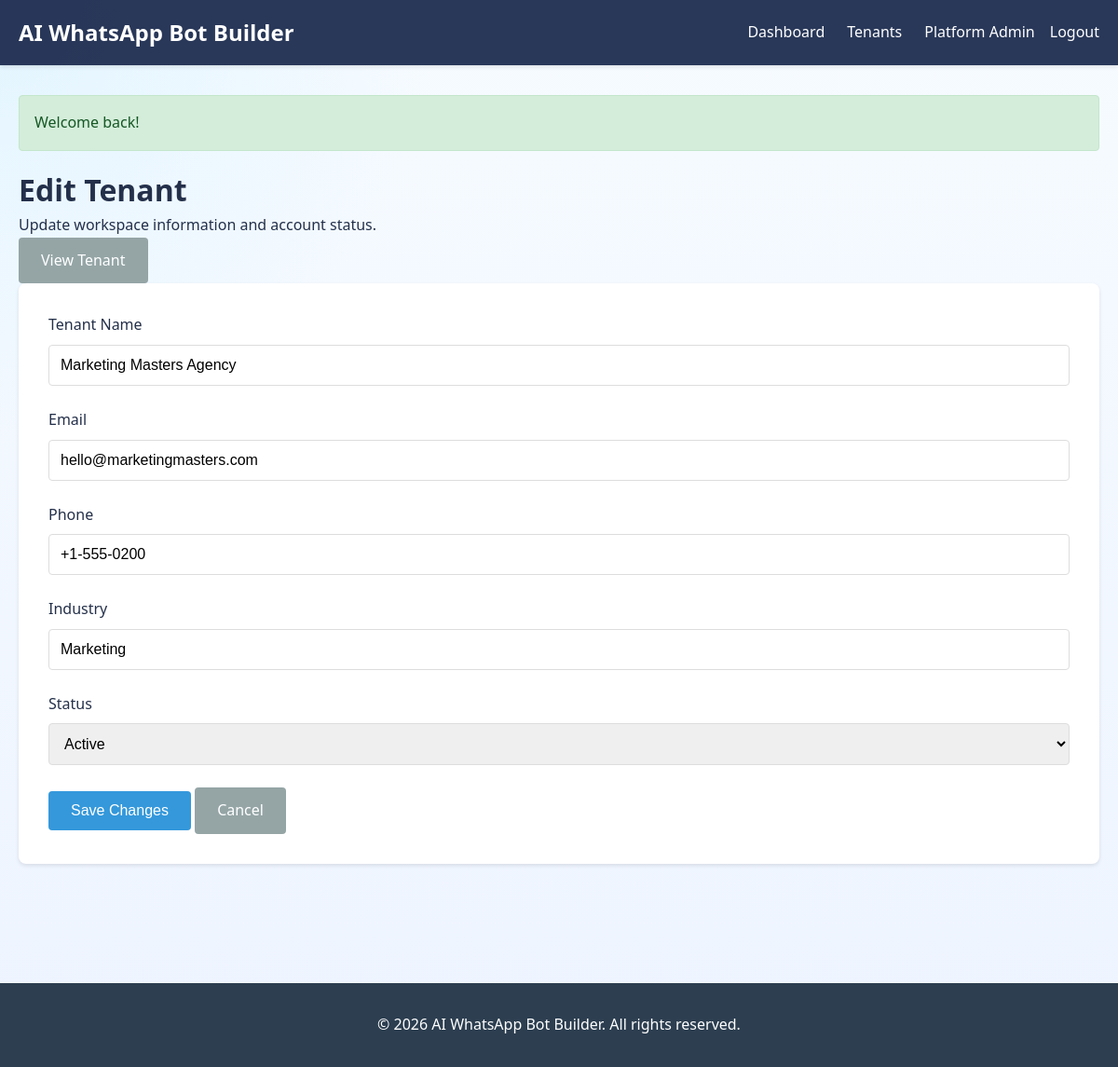
Screenshot of /tenants/2/edit (signed in) with the database file from the repository.
### tables this page shows
CREATE TABLE `users` (
  `id` int(11) NOT NULL AUTO_INCREMENT,
  `tenant_id` int(11) DEFAULT NULL,
  `name` varchar(255) NOT NULL,
  `email` varchar(255) NOT NULL,
  `password` varchar(255) NOT NULL,
  `role` enum('platform_admin','tenant_admin','agent','developer') NOT NULL DEFAULT 'agent',
  `status` enum('active','inactive') NOT NULL DEFAULT 'active',
  `last_login_at` datetime DEFAULT NULL,
  `created_at` datetime NOT NULL,
  `updated_at` datetime NOT NULL,
  PRIMARY KEY (`id`),
  UNIQUE KEY `unique_email` (`email`),
  KEY `idx_tenant_id` (`tenant_id`),
  KEY `idx_role` (`role`),
  KEY `idx_status` (`status`),
  CONSTRAINT `fk_users_tenant` FOREIGN KEY (`tenant_id`) REFERENCES `tenants` (`id`) ON DELETE CASCADE
);

CREATE TABLE `tenants` (
  `id` int(11) NOT NULL AUTO_INCREMENT,
  `name` varchar(255) NOT NULL,
  `slug` varchar(100) NOT NULL,
  `email` varchar(255) NOT NULL,
  `phone` varchar(50),
  `logo` varchar(255),
  `industry` varchar(100),
  `timezone` varchar(50) NOT NULL DEFAULT 'UTC',
  `status` enum('active','suspended','cancelled') NOT NULL DEFAULT 'active',
  `created_at` datetime NOT NULL,
  `updated_at` datetime NOT NULL,
  PRIMARY KEY (`id`),
  UNIQUE KEY `unique_slug` (`slug`),
  KEY `idx_status` (`status`)
);

### app/views/tenants/edit.php (the view, shortened to what the rows shown need)
<div class="dashboard">
    <div class="section-header">
        <div>
            <h1>Edit Tenant</h1>
            <p>Update workspace information and account status.</p>
        </div>
        <a href="/tenants/<?php echo (int) $tenant['id']; ?>" class="btn btn-secondary">View Tenant</a>
    </div>
    <div class="section">
        <form method="POST" action="/tenants/<?php echo (int) $tenant['id']; ?>/update" class="form-card">
            <div class="form-group">
                <label for="name">Tenant Name</label>
                <input type="text" id="name" name="name" class="form-control" value="<?php echo View::e($tenant['name']); ?>" required>
            </div>
            <div class="form-group">
                <label for="email">Email</label>
                <input type="email" id="email" name="email" class="form-control" value="<?php echo View::e($tenant['email']); ?>" required>
            </div>
            <div class="form-group">
                <label for="phone">Phone</label>
                <input type="text" id="phone" name="phone" class="form-control" value="<?php echo View::e($tenant['phone']); ?>">
            </div>
            <div class="form-group">
                <label for="industry">Industry</label>
                <input type="text" id="industry" name="industry" class="form-control" value="<?php echo View::e($tenant['industry']); ?>">
            </div>
            <div class="form-group">
                <label for="status">Status</label>
                <select id="status" name="status" class="form-control">
                    <?php foreach (['active', 'suspended', 'cancelled'] as $status): ?>
                    <option value="<?php echo $status; ?>" <?php echo $tenant['status'] === $status ? 'selected' : ''; ?>>
                        <?php echo ucfirst($status); ?>
                    </option>
                    <?php endforeach; ?>
                </select>
            </div>
            <div class="form-actions">
                <button type="submit" class="btn btn-primary">Save Changes</button>
                <a href="/tenants/<?php echo (int) $tenant['id']; ?>" class="btn btn-secondary">Cancel</a>
            </div>
        </form>
    </div>
</div>

### app/core/Router.php (shortened to what the rows shown need)
<?php
class Router {
    private $routes = [];
    private function addRoute($method, $path, $handler, $middleware = []) {
        $this->routes[] = [
            'method' => $method,
            'path' => $path,
            'handler' => $handler,
            'middleware' => $middleware
        ];
    }
    public function dispatch() {
        $requestMethod = $_SERVER['REQUEST_METHOD'];
        $requestUri = parse_url($_SERVER['REQUEST_URI'], PHP_URL_PATH);
        foreach ($this->routes as $route) {
            if ($route['method'] === $requestMethod && $this->matchRoute($route['path'], $requestUri, $params)) {
                $this->handleRoute($route, $params);
                return;
            }
        }
    }
    private function matchRoute($pattern, $uri, &$params) {
        $params = [];
        $regex = preg_replace('/\{([a-zA-Z0-9_]+)\}/', '([^/]+)', $pattern);
        $regex = '#^' . $regex . '$#';
        if (preg_match($regex, $uri, $matches)) {
            preg_match_all('/\{([a-zA-Z0-9_]+)\}/', $pattern, $paramNames);
            for ($i = 0; $i < count($paramNames[1]); $i++) {
                $params[$paramNames[1][$i]] = $matches[$i + 1];
            }
            return true;
        }
        return false;
    }
    private function handleRoute($route, $params) {
        list($controllerName, $method) = explode('@', $route['handler']);
        $controller = new $controllerName();
        call_user_func_array([$controller, $method], $params);
    }
}

### app/views/layouts/layout.php (shortened to what the rows shown need)
<?php
$user = isset($user) ? $user : (new Auth())->user();
$session = new Session();
$flash = $session->getAllFlash();
?>
<!DOCTYPE html>
<html lang="en">
<head>
    <link rel="stylesheet" href="/assets/css/style.css">
</head>
<body>
    <?php if ($user): ?>
    <nav class="navbar">
        <div class="container">
            <div class="nav-brand">
                <a href="/dashboard">AI WhatsApp Bot Builder</a>
            </div>
            <ul class="nav-menu">
                <li><a href="/dashboard">Dashboard</a></li>
                <?php if ($user['role'] !== 'platform_admin'): ?>
                <li><a href="/bots">Bots</a></li>
                <li><a href="/channels">Channels</a></li>
                <li><a href="/inbox">Inbox</a></li>
                <li><a href="/contacts">Contacts</a></li>
                <li><a href="/knowledge-base">Knowledge Base</a></li>
                <li><a href="/templates">Templates</a></li>
                <li><a href="/broadcasts">Broadcasts</a></li>
                <li><a href="/analytics">Analytics</a></li>
                <?php if (in_array($user['role'], ['tenant_admin', 'developer'])): ?>
                <li><a href="/webhooks">Webhooks</a></li>
                <li><a href="/settings/api-keys">API</a></li>
                <?php endif; ?>
                <?php if ($user['role'] === 'tenant_admin'): ?>
                <li><a href="/users">Users</a></li>
                <li><a href="/subscription">Subscription</a></li>
                <li><a href="/billing">Billing</a></li>
                <?php endif; ?>
                <li><a href="/settings">Settings</a></li>
                <?php else: ?>
                <li><a href="/tenants">Tenants</a></li>
                <?php endif; ?>
                <li class="user-menu">
                    <span><?php echo View::e($user['name']); ?></span>
                    <a href="/logout">Logout</a>
                </li>
            </ul>
        </div>
    </nav>
    <?php endif; ?>
    <main class="main-content">
        <div class="container">
            <?php if (!empty($flash)): ?>
                <?php foreach ($flash as $type => $message): ?>
                    <div class="alert alert-<?php echo View::e($type); ?>">
                        <?php echo View::e($message); ?>
                    </div>
                <?php endforeach; ?>
            <?php endif; ?>
            <?php echo $content; ?>
        </div>
    </main>
    <footer class="footer">
        <div class="container">
            <p>&copy; <?php echo date('Y'); ?> AI WhatsApp Bot Builder. All rights reserved.</p>
        </div>
    </footer>
</body>
</html>

### rows the page displays
users: name "Platform Admin"
tenants: name "Marketing Masters Agency", email "hello@marketingmasters.com", phone "+1-555-0200", industry "Marketing", status "Active"

### other values shown
View::e($message) "Welcome back!"
